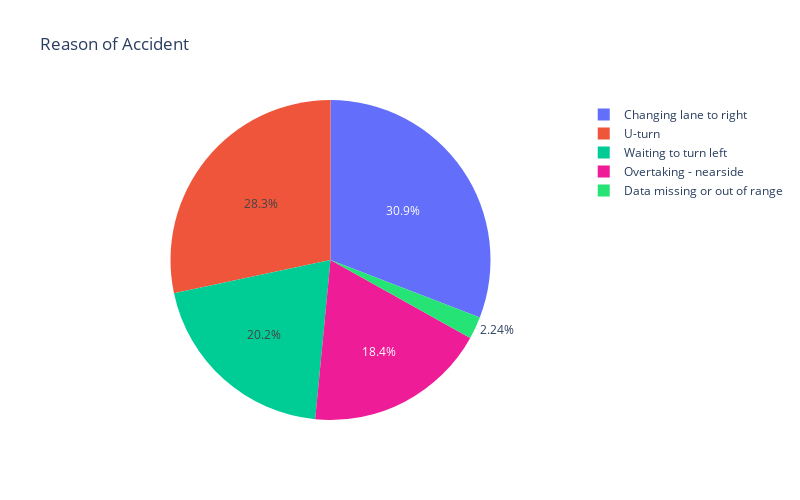

The notebook cell this image was saved under:
### Code cell
pie_visual = go.Pie(labels=manoeuvre, values=count_manoeuvre, marker=dict(colors=['#25e475', '#ee1c96',]))

layout = go.Layout(title='Reason of Accident', width=800, height=500)
fig = go.Figure(data=[pie_visual], layout=layout)
iplot(fig)

### Figure 1 — Plotly figure (JSON) as saved in the notebook; plotly's stock layout.template omitted (floating-point values rounded to 4 significant figures)
{"data": [{"labels": ["Data missing or out of range", "Overtaking - nearside", "Waiting to turn left", "U-turn", "Changing lane to right"], "marker": {"colors": ["#25e475", "#ee1c96"]}, "type": "pie", "values": [1297, 10658, 11657, 16379, 17843]}], "layout": {"height": 500, "title": {"text": "Reason of Accident"}, "width": 800}}
